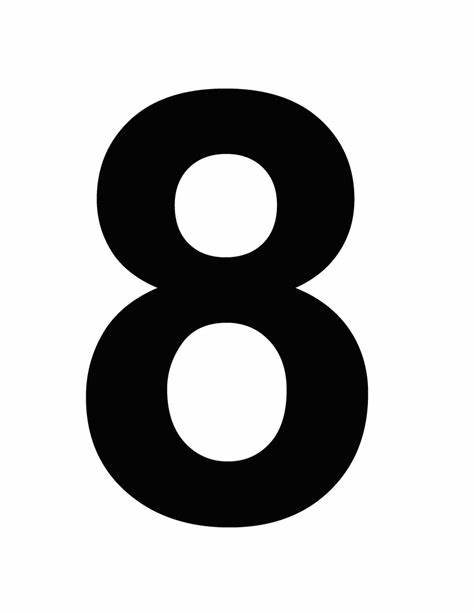
#> input picture picture/number8.jpg, 474 x 613 px, given in place of handwritten1.jpg, which was not available
$ python contour4.py
#> lines starting #> are read from the running program, lines starting #| are printed output that depends on the picture; after the words box and inside, x2 and y2 are one past the last pixel; in counts of white or black regions, pixels touching at a corner belong together; long printed decimals are rounded; pictures that were not available may be replaced by others from this repository, and a replacement may not be noted
import cv2 as cv
import numpy as np
#ready for ocr
img1 = cv.imread('picture/handwritten1.jpg', cv.IMREAD_GRAYSCALE)
#> img1 is the input picture: shape (613, 474); min 0, max 255, mean 187.3
img2 = cv.imread('picture/number1.jpg', cv.IMREAD_GRAYSCALE)
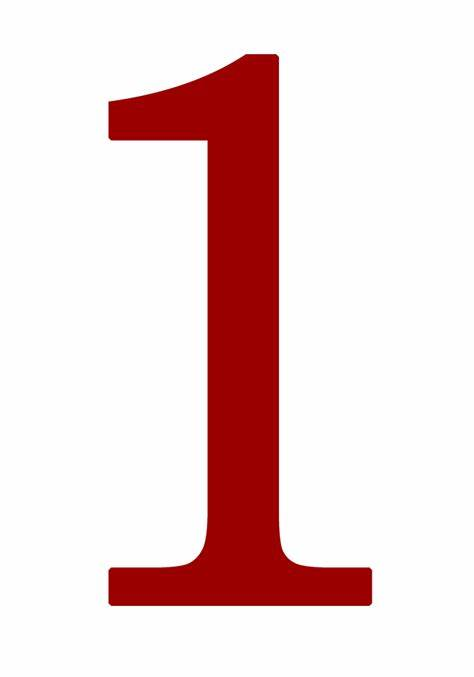
#> input picture picture/number1.jpg, 474 x 677 px
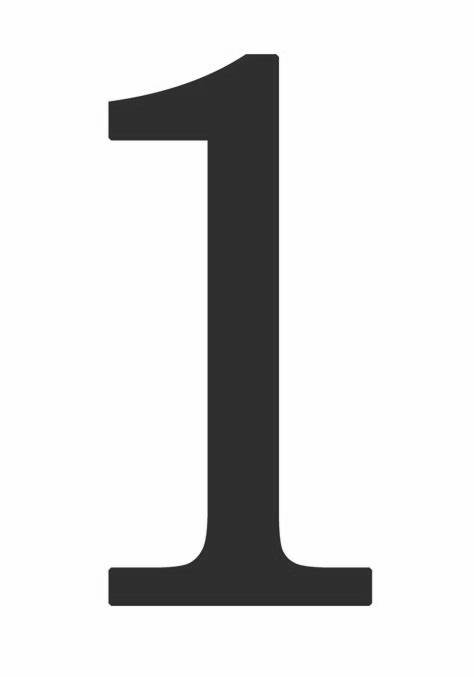
#> img2: shape (677, 474); min 17, max 255, mean 220.4
height, width = img1.shape[:2]
#> height = 613; width = 474
cv.imshow('img1', img1)


img2 = cv.resize(img2, (height//5, width//3))
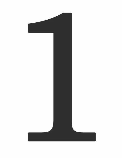
#> img2: shape (158, 122); min 39, max 255, mean 220.2
cv.imshow('img2', img2)

assert img1 is not None, "file could not be read, check with os.path.exists()"
assert img2 is not None, "file could not be read, check with os.path.exists()"
ret, thresh = cv.threshold(img1, 127, 255,0)
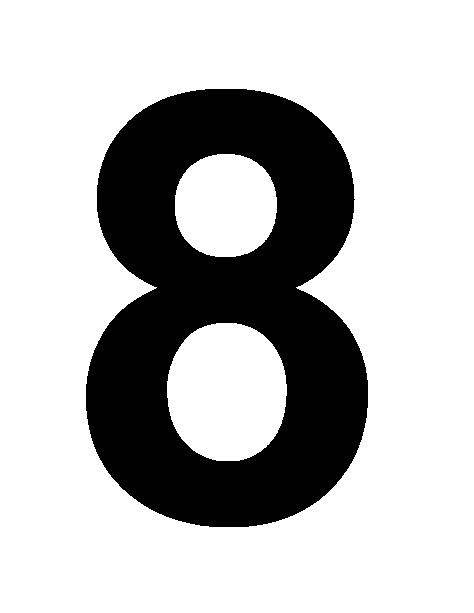
#> thresh: shape (613, 474); 73.4% white; 1 black region, box (x1, y1, x2, y2) and area: (86, 89, 368, 527) 77408
ret, thresh2 = cv.threshold(img2, 127, 255,0)
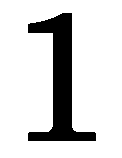
#> thresh2: shape (158, 122); 83.6% white; 1 black region
contours1,hierarchy = cv.findContours(thresh,2,1)
#> contours1 = 4 contours; box (x1, y1, x2, y2) and area: (0, 0, 474, 613) 289476, (85, 88, 369, 528) 99942, (167, 323, 287, 461) 13180, (175, 154, 277, 257) 8422
cnt = contours1[0]
#> cnt = contour of 374 points, box (x1, y1, x2, y2) (167, 323, 287, 461), area 13180
contours2,hierarchy = cv.findContours(thresh2,2,1)
#> contours2 = 2 contours; box (x1, y1, x2, y2) and area: (0, 0, 122, 158) 18997, (27, 12, 97, 142) 3366
cnt2 = contours2[0]
#> cnt2 = contour of 556 points, box (x1, y1, x2, y2) (0, 0, 122, 158), area 18997
ret = cv.matchShapes(cnt,cnt2,1,0.0)
#> ret = 0.109
print( ret )
#| 0.1087


# [14 lines of commented-out code are left out]


cv.waitKey(0)
cv.destroyAllWindows()
